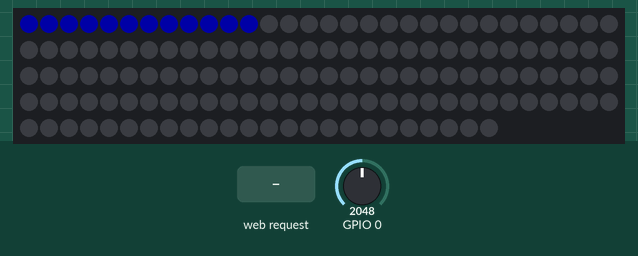
The program below on a simulated ESP32. On the bench: 144 RGB LEDs in strip order, left to right, continuing on the next row. The test bench sets the inputs (shaded band); at power-on: GPIO 0 = 2048. Dim RGB values are drawn brighter than linear; WiFi joins after 1.5 s; servers stay silent unless stated; storage starts empty; random numbers use the default seed unless the program sets one; what the program prints to the serial monitor is not drawn.

Above: at 2.9 s.
3.0 s: HTTP request GET /api/control?mode=solid received
4.5 s: HTTP request GET /api/control?mode=fade received
6.0 s: HTTP request GET /api/control?mode=120&brightness=120&count=120 received
At 7.06 s:
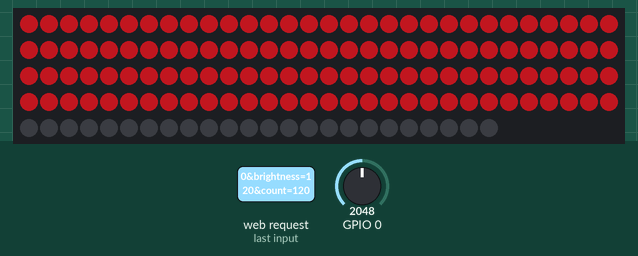
At 8.63 s:
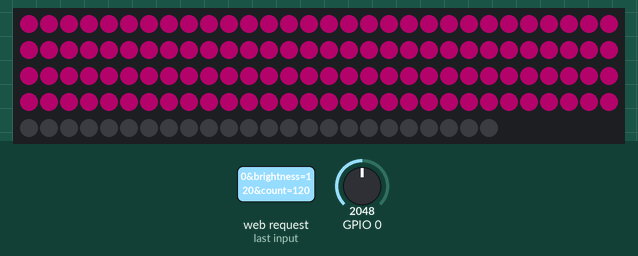
9.0 s: HTTP request GET /api/control?mode=snake received
At 9.9 s:
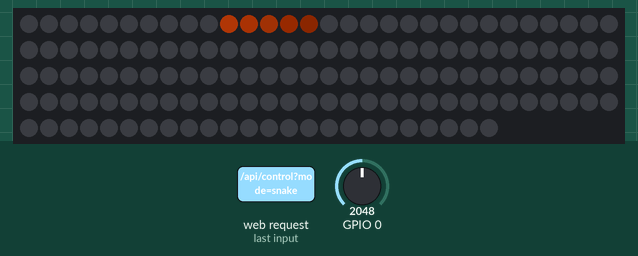
10.5 s: HTTP request GET /api/control?brightness=solid received
Timing chart, 0 to 13.0 s (numbered marks = the images above; inputs shaded):
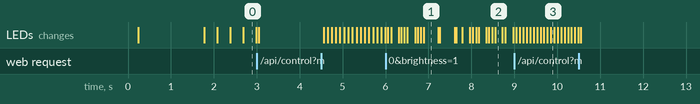

The program:

main.cpp
```cpp
/*
 * Minimal ESP32 NeoPixel controller with Wi-Fi + web UI.
 * - Serves an HTML control panel from SPIFFS.
 * - Exposes REST endpoints so the UI (or other clients) can change color/effects.
 * - Falls back to AP mode if station connection fails.
 */

#include <Arduino.h>
#include <WiFi.h>
#include <ESPAsyncWebServer.h>
#include <SPIFFS.h>
#include <AsyncTCP.h>
#include <NeoPixelBus.h>
#include <NeoPixelAnimator.h>

constexpr uint16_t MaxPixelCount = 144; // Common LED strip size
constexpr uint8_t PixelPin = 12;
constexpr uint8_t AnimationChannels = 1;
constexpr uint8_t SnakeSegmentLength = 5;
constexpr uint16_t SnakeStepDelayMs = 80;

uint16_t pixelCount = 12; // Default to 12 pixels

// Update with your own network credentials. Device falls back to AP mode if STA fails.
const char *WIFI_SSID = "AndroidAPF863";
const char *WIFI_PASSWORD = "juro4090";
const char *AP_SSID = "NeoPixel-Control";
const char *AP_PASSWORD = "12345678";

AsyncWebServer server(80);

NeoPixelBus<NeoGrbFeature, Neo800KbpsMethod> strip(MaxPixelCount, PixelPin);
NeoPixelAnimator animations(AnimationChannels);

boolean fadeToColor = true;
bool snakeDirty = true;
uint16_t snakeHead = 0;
unsigned long lastSnakeStepMs = 0;

struct FadeChannelState
{
  RgbColor StartingColor;
  RgbColor EndingColor;
};

FadeChannelState fadeChannels[AnimationChannels];

enum class EffectMode
{
  Fade,
  Solid,
  Snake,
  Off
};

struct StripState
{
  EffectMode effect = EffectMode::Fade;
  RgbColor solidColor = RgbColor(255, 80, 10);
  uint8_t brightness = 160;
};

StripState stripState;
bool solidDirty = true;
bool offDirty = true;
bool wifiConnected = false;

void SetRandomSeed();
void BlendAnimUpdate(const AnimationParam &param);
void FadeInFadeOutRinseRepeat(float luminance);
void ensureEffectIsRunning();
void initSPIFFS();
void initNetworking();
void configureRoutes();
void handleControlRequest(AsyncWebServerRequest *request);
String buildStateJson();
String modeToString(EffectMode mode);
bool applyModeFromString(const String &value);
bool setSolidColor(uint8_t r, uint8_t g, uint8_t b);
bool setBrightness(uint8_t value);
bool setPixelCount(uint16_t count);
float brightnessScale();
float brightnessToLuminance();
RgbColor applyBrightness(const RgbColor &color);
void turnStripOff();
void applySolidColor();
void writeColorToActivePixels(const RgbColor &color);
RgbColor scaleColor(const RgbColor &color, float scale);
void resetSnakeEffect();
void runSnakeEffect();

void setup()
{
  Serial.begin(115200);
  delay(200);

  initSPIFFS();

  strip.Begin();
  strip.Show();
  SetRandomSeed();

  initNetworking();
  configureRoutes();
  server.begin();

  Serial.println("NeoPixel controller ready.");
}

void loop()
{
  ensureEffectIsRunning();
  delay(1);
}

void initSPIFFS()
{
  if (!SPIFFS.begin(true))
  {
    Serial.println("Failed to mount SPIFFS");
  }
}

void initNetworking()
{
  WiFi.mode(WIFI_STA);
  WiFi.begin(WIFI_SSID, WIFI_PASSWORD);
  Serial.print("Connecting to Wi-Fi");

  const unsigned long start = millis();
  const unsigned long timeout = 15000;
  while (WiFi.status() != WL_CONNECTED && millis() - start < timeout)
  {
    delay(300);
    Serial.print('.');
  }

  if (WiFi.status() == WL_CONNECTED)
  {
    wifiConnected = true;
    Serial.print("\nConnected with IP: ");
    Serial.println(WiFi.localIP());
    return;
  }

  Serial.println("\nSTA connection failed, enabling AP mode.");
  WiFi.mode(WIFI_AP);
  WiFi.softAP(AP_SSID, AP_PASSWORD);
  Serial.print("Connect to ");
  Serial.print(AP_SSID);
  Serial.print(" and browse to http://");
  Serial.println(WiFi.softAPIP());
}

void configureRoutes()
{
  server.serveStatic("/", SPIFFS, "/").setDefaultFile("index.html");

  server.on("/api/state", HTTP_GET, [](AsyncWebServerRequest *request)
            { request->send(200, "application/json", buildStateJson()); });

  server.on("/api/control", HTTP_GET, [](AsyncWebServerRequest *request)
            { handleControlRequest(request); });

  server.onNotFound([](AsyncWebServerRequest *request)
                    { request->send(404, "text/plain", "Not found"); });
}

void handleControlRequest(AsyncWebServerRequest *request)
{
  bool changed = false;
  bool colorChanged = false;

  if (request->hasParam("mode"))
  {
    changed |= applyModeFromString(request->getParam("mode")->value());
  }

  if (request->hasParam("brightness"))
  {
    int value = request->getParam("brightness")->value().toInt();
    changed |= setBrightness(static_cast<uint8_t>(constrain(value, 0, 255)));
  }

  if (request->hasParam("count"))
  {
    int value = request->getParam("count")->value().toInt();
    changed |= setPixelCount(static_cast<uint16_t>(constrain(value, 1, MaxPixelCount)));
  }

  if (request->hasParam("r") && request->hasParam("g") && request->hasParam("b"))
  {
    int r = request->getParam("r")->value().toInt();
    int g = request->getParam("g")->value().toInt();
    int b = request->getParam("b")->value().toInt();
    colorChanged |= setSolidColor(constrain(r, 0, 255), constrain(g, 0, 255), constrain(b, 0, 255));
    changed |= colorChanged;
  }

  // Don't automatically switch to solid mode when color changes

  String payload = buildStateJson();
  if (changed)
  {
    Serial.println("State updated via web UI: " + payload);
  }
  request->send(200, "application/json", payload);
}

String buildStateJson()
{
  IPAddress currentIp = wifiConnected ? WiFi.localIP() : WiFi.softAPIP();

  String json = "{";
  json += "\"mode\":\"" + modeToString(stripState.effect) + "\",";
  json += "\"brightness\":" + String(stripState.brightness) + ",";
  json += "\"color\":{";
  json += "\"r\":" + String(stripState.solidColor.R) + ",";
  json += "\"g\":" + String(stripState.solidColor.G) + ",";
  json += "\"b\":" + String(stripState.solidColor.B) + "},";
  json += "\"count\":" + String(pixelCount) + ",";
  json += "\"ip\":\"" + currentIp.toString() + "\"";
  json += "}";
  return json;
}

String modeToString(EffectMode mode)
{
  switch (mode)
  {
  case EffectMode::Solid:
    return "solid";
  case EffectMode::Snake:
    return "snake";
  case EffectMode::Off:
    return "off";
  default:
    return "fade";
  }
}

bool applyModeFromString(const String &value)
{
  String lowered = value;
  lowered.toLowerCase();

  EffectMode next = stripState.effect;
  if (lowered == "solid")
  {
    next = EffectMode::Solid;
  }
  else if (lowered == "off")
  {
    next = EffectMode::Off;
  }
  else if (lowered == "fade")
  {
    next = EffectMode::Fade;
  }
  else if (lowered == "snake")
  {
    next = EffectMode::Snake;
  }
  else
  {
    return false;
  }

  if (stripState.effect == next)
  {
    return false;
  }

  stripState.effect = next;
  animations.StopAll();
  fadeToColor = true;
  solidDirty = true;
  offDirty = true;
  snakeDirty = true;
  return true;
}

bool setSolidColor(uint8_t r, uint8_t g, uint8_t b)
{
  if (stripState.solidColor.R == r && stripState.solidColor.G == g && stripState.solidColor.B == b)
  {
    return false;
  }

  stripState.solidColor = RgbColor(r, g, b);
  solidDirty = true;
  snakeDirty = true;
  return true;
}

bool setBrightness(uint8_t value)
{
  uint8_t constrained = constrain(value, 0, 255);
  if (stripState.brightness == constrained)
  {
    return false;
  }

  stripState.brightness = constrained;
  solidDirty = true;
  offDirty = true;
  snakeDirty = true;
  animations.StopAll();
  return true;
}

bool setPixelCount(uint16_t count)
{
  uint16_t newCount = constrain(count, 1, MaxPixelCount);
  if (pixelCount == newCount)
  {
    return false;
  }

  pixelCount = newCount;
  solidDirty = true;
  offDirty = true;
  snakeDirty = true;
  animations.StopAll();
  return true;
}

float brightnessScale()
{
  float percent = static_cast<float>(stripState.brightness) / 255.0f;
  return percent * percent; // Gamma correction to make low values dimmer
}

float brightnessToLuminance()
{
  float luminance = brightnessScale() * 0.5f;
  if (stripState.brightness == 0)
  {
    return 0.0f;
  }
  return max(0.002f, luminance);
}

RgbColor applyBrightness(const RgbColor &color)
{
  return scaleColor(color, brightnessScale());
}

RgbColor scaleColor(const RgbColor &color, float scale)
{
  float clamped = constrain(scale, 0.0f, 1.0f);
  uint8_t r = static_cast<uint8_t>(color.R * clamped);
  uint8_t g = static_cast<uint8_t>(color.G * clamped);
  uint8_t b = static_cast<uint8_t>(color.B * clamped);
  return RgbColor(r, g, b);
}

void writeColorToActivePixels(const RgbColor &color)
{
  for (uint16_t pixel = 0; pixel < pixelCount; ++pixel)
  {
    strip.SetPixelColor(pixel, color);
  }
  // Clear any pixels beyond pixelCount
  for (uint16_t pixel = pixelCount; pixel < MaxPixelCount; ++pixel)
  {
    strip.SetPixelColor(pixel, RgbColor(0));
  }
}

void applySolidColor()
{
  writeColorToActivePixels(applyBrightness(stripState.solidColor));
  strip.Show();
  solidDirty = false;
  offDirty = true;
}

void turnStripOff()
{
  writeColorToActivePixels(RgbColor(0));
  strip.Show();
  offDirty = false;
  solidDirty = true;
}

void resetSnakeEffect()
{
  snakeHead = 0;
  lastSnakeStepMs = 0;
  snakeDirty = false;
  writeColorToActivePixels(RgbColor(0));
  strip.Show();
}

void runSnakeEffect()
{
  if (snakeDirty)
  {
    resetSnakeEffect();
  }

  unsigned long now = millis();
  if (lastSnakeStepMs && now - lastSnakeStepMs < SnakeStepDelayMs)
  {
    return;
  }

  lastSnakeStepMs = now;
  RgbColor baseColor = applyBrightness(stripState.solidColor);

  writeColorToActivePixels(RgbColor(0));
  for (uint8_t offset = 0; offset < SnakeSegmentLength; ++offset)
  {
    uint16_t pixel = snakeHead + offset;
    if (pixel >= pixelCount)
    {
      break;
    }

    float fade = 1.0f - (static_cast<float>(offset) / SnakeSegmentLength);
    strip.SetPixelColor(pixel, scaleColor(baseColor, fade));
  }

  strip.Show();

  snakeHead = (snakeHead + 1) % pixelCount;
}

void ensureEffectIsRunning()
{
  switch (stripState.effect)
  {
  case EffectMode::Fade:
    offDirty = true;
    solidDirty = true;
    if (!animations.IsAnimating())
    {
      FadeInFadeOutRinseRepeat(brightnessToLuminance());
    }
    animations.UpdateAnimations();
    strip.Show();
    break;

  case EffectMode::Solid:
    if (animations.IsAnimating())
    {
      animations.StopAll();
    }
    if (solidDirty)
    {
      applySolidColor();
    }
    break;

  case EffectMode::Snake:
    if (animations.IsAnimating())
    {
      animations.StopAll();
    }
    offDirty = true;
    solidDirty = true;
    runSnakeEffect();
    break;

  case EffectMode::Off:
    if (animations.IsAnimating())
    {
      animations.StopAll();
    }
    if (offDirty)
    {
      turnStripOff();
    }
    break;
  }
}

void SetRandomSeed()
{
  uint32_t seed = analogRead(0);
  delay(1);
  for (int shifts = 3; shifts < 31; shifts += 3)
  {
    seed ^= analogRead(0) << shifts;
    delay(1);
  }
  randomSeed(seed);
}

void BlendAnimUpdate(const AnimationParam &param)
{
  RgbColor updatedColor = RgbColor::LinearBlend(
      fadeChannels[param.index].StartingColor,
      fadeChannels[param.index].EndingColor,
      param.progress);

  // Only update if in fade mode to prevent interference
  if (stripState.effect == EffectMode::Fade)
  {
    writeColorToActivePixels(updatedColor);
  }
}

void FadeInFadeOutRinseRepeat(float luminance)
{
  // Generate a new random color target
  RgbColor target = HslColor(random(360) / 360.0f, 1.0f, luminance);

  // Use longer, smoother fade times for gentle color transitions
  uint16_t time = random(2000, 4000);

  // Always start from the current ending color for smooth blending
  if (animations.IsAnimating())
  {
    // Animation is running, start from where it's currently heading
    fadeChannels[0].StartingColor = fadeChannels[0].EndingColor;
  }
  else
  {
    // First time or animation just finished, use the current displayed color
    // Read from the strip to get the actual current color
    RgbColor currentColor = strip.GetPixelColor(0);
    fadeChannels[0].StartingColor = currentColor;
  }

  // Set the new target color
  fadeChannels[0].EndingColor = target;
  animations.StartAnimation(0, time, BlendAnimUpdate);
}
```
